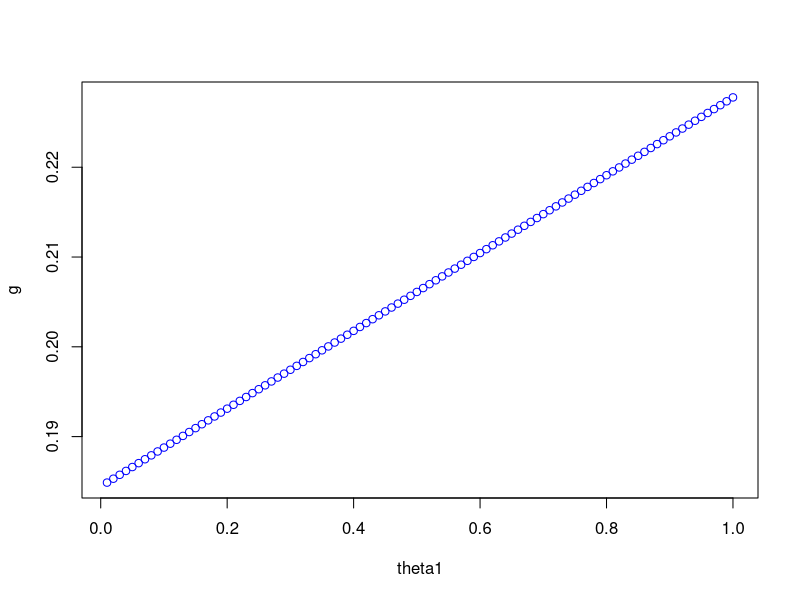

This figure's R source:
#!/usr/bin/env Rscript

isoform <- c("ATTGGCCCTGGCAA", "ATTGGCTTACTGTTGAA")

l <- c(12, 15)

read <- c('TTG', 'TGG', 'CTG', 'TAC', 'GGC')

w <- c(1, 1, 0.9)

getPrz <- function(n, i, j, isoform, l, read, w) {
	if (j >= nchar(isoform[i]) - 1) {
		return(0)
	}
	else {
		readLetters <- unlist(strsplit(read[n], ''))
		isoformLocLet <- substr(isoform[i], j, j + length(w) - 1)
		isoformLocLet <- unlist(strsplit(isoformLocLet, ''))

		return(prod((readLetters == isoformLocLet)*(w) + (readLetters != isoformLocLet)*(1-w)/3))
	}
}

prz <- array(dim=c(length(read), length(isoform), max(l)))
for (n in 1:length(read)) {
	for (i in 1:length(isoform)) {
		for (j in 1:max(l)) {
			prz[n,i,j] = getPrz(n, i, j, isoform, l, read, w)
		}
	}
}

print(prz[2, 1, 3])

theta <- c(0.5, 0.5)

pzr <- array(dim=c(length(read), length(isoform), max(l)))

for (n in 1:length(read)) {
	for (j in 1:max(l)) {
		pzr[n,,j] <- prz[n,,j] * theta[]/l[]
	}
	denominator <- sum(pzr[n,,])
	pzr[n,,] <- pzr[n,,] / denominator
}

print(round(pzr[2,2,3], 3))
print(round(sum(pzr[2,,])))

for (iter in 1:100) {
	pzr <- array(dim=c(length(read), length(isoform), max(l)))

	for (n in 1:length(read)) {
		for (j in 1:max(l)) {
			pzr[n,,j] <- prz[n,,j] * theta[]/l[]
		}
		denominator <- sum(pzr[n,,])
		pzr[n,,] <- pzr[n,,] / denominator
	}
	for (i in 1:length(isoform))
		theta[i] = sum(pzr[,i,])/length(read)
}

print(round(theta[2], 3))
print(theta)

n <- 1
theta1 <- seq(0.01, 1, length=100)
g <- theta1/l[1]*sum(prz[1,,]) + (1-theta1)/l[2]*sum(prz[2,,])
plot(theta1, g, col='blue')

f <- log(g)
#plot(theta1, f, col='orange')